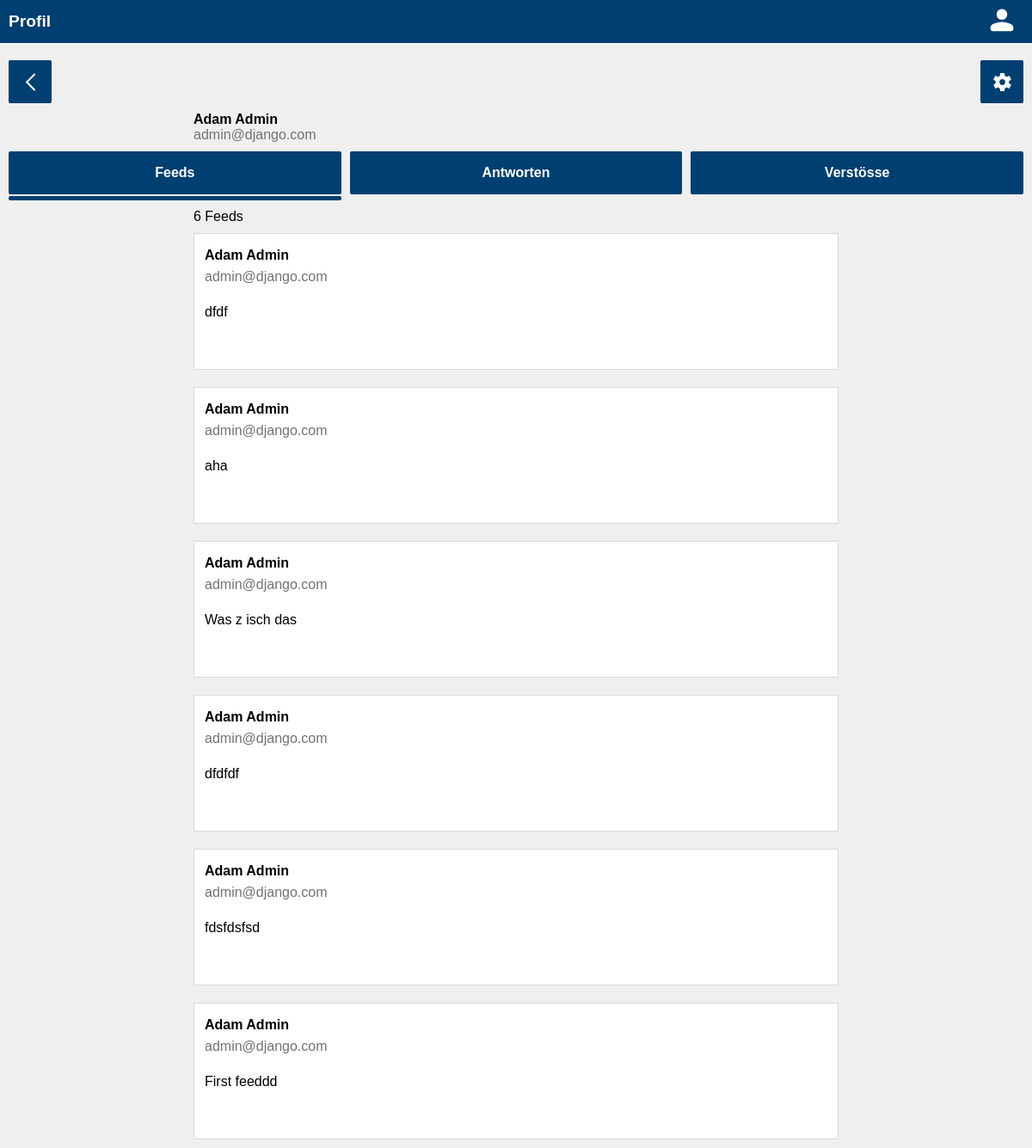
Page /users/1 (signed in) on the committed database.
### authentication/models.py (models this page shows)
class User(AbstractUser):
    first_name = models.CharField(max_length=100, verbose_name=_("Vorname"))
    last_name = models.CharField(max_length=100, verbose_name=_("Nachname"))
    username = models.EmailField(unique=True, verbose_name="Benutzername")
    email = models.EmailField(unique=True, verbose_name="E-Mail Adresse")
    USERNAME_FIELD = "email"
    REQUIRED_FIELDS = ["username"]
    birthdate = models.DateField(null=True, verbose_name=_("Geburtsdatum"))
    verified = models.BooleanField(null=True)

### feeds/models.py (models this page shows, shortened)
class Feed(models.Model):
    text = models.TextField(max_length=200)
    published_date = models.DateTimeField(auto_now_add=True, verbose_name=_("Veröffentlicht"))
    author = models.ForeignKey(
        User,
        on_delete=models.CASCADE,
        related_name="feeds",
    )
    class Meta:
        ordering = ["-published_date", "-id"]

### authentication/views.py (the view)
# urls.py: path("users/<int:pk>", UserView.as_view(), name="user"),
class UserView(generic.DetailView):
    model = User
    template_name = "authentication/user.html"

### authentication/templates/authentication/user.html (shortened to what this page needs)
{% load static %}
{% load i18n %}
<!DOCTYPE html>
<html lang="en">
<head>
    <link rel="stylesheet" href="{% static 'global.css' %}">
    <link rel="stylesheet" href="{% static 'header.css' %}">
    <link rel="stylesheet" href="{% static 'users.css' %}">
    <link rel="stylesheet" href="{% static 'style.css' %}">
    <link rel="stylesheet" href="{% static 'feeds.css' %}">
</head>
<body>
<header>
    <div class="grid-header">
        <h1 class="title">{% translate "Profil" %}</h1>
        <div class="profile">
            <a href="{% url 'user' request.user.id %}"><img src="{% static 'svgs/account.svg' %}" height="40px"/></a>
        </div>
    </div>
</header>
<main>
    {% if request.user.id == user.id or perms.authentication.view_user %}
        <div class="grid-buttons grid-buttons-user">
            <a href="{% url 'feeds' %}" class="crud-button back">
                <img src="{% static 'svgs/back.svg' %}" height="25px"/>
            </a>
            {% if request.user.id == user.id or perms.authentication.change_user %}
                <a href="{% url 'user_update' user.id %}" class="crud-button update">
                    <img src="{% static 'svgs/settings.svg' %}" height="25px"/>
                </a>
            {% endif %}
        </div>
        <div>
            <div class="user">
                <div class="fulname-container">
                    {% if user.first_name != "" and user.last_name %}
                        <p class="fulname">{{ user.first_name }} {{ user.last_name }}</p>
                    {% else %}
                        <p class="fulname">{% translate "Unbekannt" %}</p>
                    {% endif %}
                </div>
                <p class="email">{{ user.email }}</p>
            </div>
        </div>
        <div class="grid-tab feeds">
            <a class="tab">
                {% translate "Feeds" %}
            </a>
            <a href="{% url 'user_commentaries' user.id %}" class="tab replies">
                {% translate "Antworten" %}
            </a>
            <a href="{% url 'user_warns' user.id %}" class="tab warns">
                {% translate "Verstösse" %}
            </a>
            <div class="current">
            </div>
        </div>
        <div class="count">
            {% if user.feeds.count > 1 or user.feeds.count < 1 %}
                <p>{{ user.feeds.count }} {% translate "Feeds" %}</p>
            {% else %}
                <p>{{ user.feeds.count }} {% translate "Feed" %}</p>
            {% endif %}
        </div>
        <div class="grid-feeds">
        {% for feed in user.feeds.all %}
            {% if feed.author.id == user.id %}
                <a href={% url 'feed' feed.id %}>
                    <div class="card feed">
                        <div class="author">
                            <div class="fulname-container">
                                {% if feed.author.first_name != "" and feed.author.last_name != "" %}
                                    <p class="fulname">{{ feed.author.first_name }} {{ feed.author.last_name }}</p>
                                {% else %}
                                    <p class="fulname">{% translate "Unbekannt" %}</p>
                                {% endif %}
                            </div>
                            <p class="email">{{ feed.author.email }}</p>
                        </div>
                        <div class="text">
                            <p>{{ feed.text }}</p>
                        </div>
                    </div>
                </a>
            {% endif %}
        {% endfor %}
    {% else %}
        <div class="no-perm">
            <p>{% translate "Zugriff verweigert" %}</p>
        </div>
    {% endif %}
</main>
</body>

### authentication/static/global.css (style rules this page uses)
* { margin: 0; padding: 0; font-family: "Quicksand-Regular", sans-serif; }
html, body { height: 100%; background-color: #EFEFEF; }
main { position: relative; padding: 10px; }
a { color: #003f72; text-decoration: none; }

### authentication/static/header.css (style rules this page uses)
header { height: 50px; background-color: #003f72; color: white; font-weight: bold; padding: 0 10px; }
.grid-header { display: grid; grid-template-rows: 50px; grid-template-columns: 1fr 50px; grid-template-areas: "title profile"; }
header .title { grid-area: title; font-size: 1.2rem; display: flex; align-items: center; }
.profile { grid-area: profile; display: flex; justify-content: center; align-items: center; filter: invert(); }
.profile a { justify-content: center; align-items: center; }

### authentication/static/users.css (style rules this page uses)
.user { width: 100%; margin: 25px auto; }
.user .fulname-container { display: flex; align-items: center; }
.user .fulname { font-weight: bold; grid-area: fulname; display: flex; align-items: center; margin: 0 5px 0 0; }
.user .email { grid-area: email; display: flex; align-items: center; color: #727272 }
.grid-tab { display: grid; grid-gap: 2px 10px; grid-template-rows: 50px 5px; grid-template-columns: 1fr 1fr 1fr; grid-template-areas: "feeds replies warns" "current . ."; margin: 10px 0; }
.tab { display: flex; justify-content: center; align-items: center; background-color: #003f72; font-weight: bold; color: white; border-radius: 2px; }
.current { grid-area: current; background-color: #003f72; border-radius: 2px; }
.count { margin: 10px auto; }
@media screen and (min-width: 520px) { .user, .count, .grid-group { width: 500px; margin: 10px auto; } }
@media screen and (min-width: 770px) { .user, .count, .grid-group { width: 750px; } }

### authentication/static/style.css (style rules this page uses)
.card { border-color: #d9d9d9; border-width: 1px; border-style: solid; background-color: white; }

### feeds/static/feeds.css (style rules this page uses)
.grid-buttons { display: grid; grid-gap: 10px; grid-template-columns: 50px 1fr 50px 50px 50px; grid-template-rows: 50px; margin: 10px 0; }
.grid-buttons-user { grid-template-areas: "back . . . update"; }
.crud-button { cursor: pointer; display: flex; justify-content: center; align-items: center; color: white; font-size: 1.2rem; font-weight: bold; border-radius: 2px; }
.crud-button img { filter: invert(); }
.back { grid-area: back; background-color: #003f72; }
.update { grid-area: update; background-color: #003f72; }
.grid-feeds { display: grid; grid-gap: 20px; }
.feed { display: grid; grid-gap: 20px; grid-template-columns: 1fr; grid-template-rows: 50px 1fr 25px; grid-template-areas: "author" "text" "published"; padding: 12px; }
.feed a, .feed p, .commentary a, .commentary p { text-decoration: none; color: black; word-break: break-word; }
.feed .author { grid-area: author; display: grid; grid-template-rows: 1fr 1fr; grid-template-columns: 1fr 25px; grid-template-areas: "fulname-container" "email"; }
.author .fulname-container { font-weight: bold; grid-area: fulname-container; display: flex; align-items: center; }
.fulname { margin: 0 5px 0 0; }
.author .email { grid-area: email; display: flex; align-items: center; color: #727272 }
.feed .text { grid-area: text; }
@media screen and (min-width: 520px) { main > .grid-feeds, main > .grid-commentaries, main > .grid-warns { width: 500px; margin: 0 auto; } }
@media screen and (min-width: 770px) { main > .grid-feeds, main > .grid-commentaries, main > .grid-warns { width: 750px; } }

### rows in the picture
User: first_name "Adam", last_name "Admin", email "admin@django.com", feeds.count "6"
Feed: author.first_name "Adam", author.last_name "Admin", author.email "admin@django.com", text "dfdf"
Feed: author.first_name "Adam", author.last_name "Admin", author.email "admin@django.com", text "aha"
Feed: author.first_name "Adam", author.last_name "Admin", author.email "admin@django.com", text "Was z isch das"
Feed: author.first_name "Adam", author.last_name "Admin", author.email "admin@django.com", text "dfdfdf"
Feed: author.first_name "Adam", author.last_name "Admin", author.email "admin@django.com", text "fdsfdsfsd"
Feed: author.first_name "Adam", author.last_name "Admin", author.email "admin@django.com", text "First feeddd"
